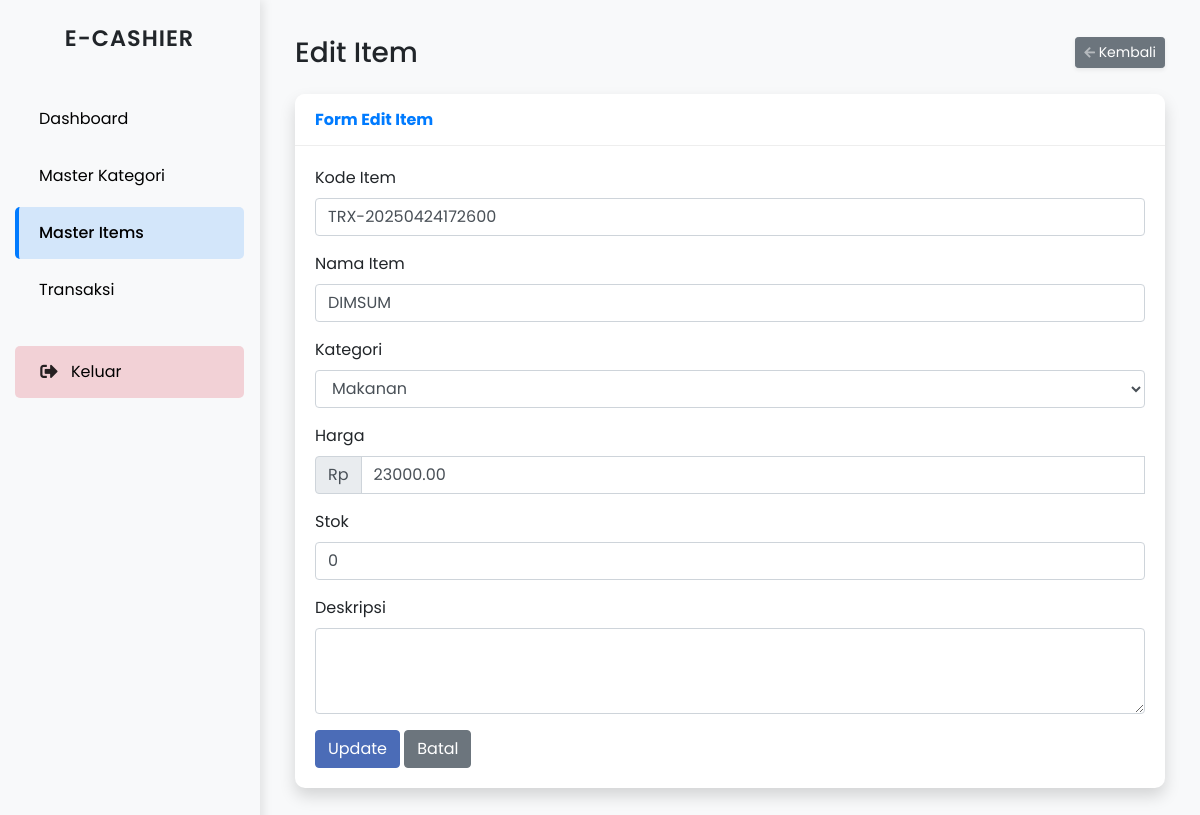
/index.php?page=item_edit&id=5 (signed in), run on the app's committed database.
### tables this page shows
CREATE TABLE `item` (
  `id` int NOT NULL,
  `kode_item` varchar(20) NOT NULL,
  `nama_item` varchar(100) NOT NULL,
  `kategori_id` int DEFAULT NULL,
  `harga` decimal(10,2) NOT NULL,
  `stok` int NOT NULL DEFAULT '0',
  `deskripsi` text,
  `created_at` timestamp NULL DEFAULT CURRENT_TIMESTAMP
);

### index.php (called while the page is built, shortened)
<?php
$page = isset($_GET['page']) ? $_GET['page'] : 'dashboard';
if ($page == 'dashboard') {
    $file_path = 'modules/dashboard/index.php';
} elseif ($page == 'kategori') {
    $file_path = 'modules/kategori/index.php';
} elseif ($page == 'kategori_tambah') {
    $file_path = 'modules/kategori/create.php';
} elseif ($page == 'kategori_edit') {
    $file_path = 'modules/kategori/edit.php';
} elseif ($page == 'item') {
    $file_path = 'modules/item/index.php';
} elseif ($page == 'item_tambah') {
    $file_path = 'modules/item/create.php';
} elseif ($page == 'item_edit') {
    $file_path = 'modules/item/edit.php';
} elseif ($page == 'transaksi') {
    $file_path = 'modules/transaksi/index.php';
} elseif ($page == 'cart') {
    $file_path = 'modules/transaksi/cart.php';
} elseif ($page == 'history') {
    $file_path = 'modules/transaksi/history.php';
} elseif ($page == 'transaksi_detail') {
    $file_path = 'modules/transaksi/detail.php';
} else {
    $file_path = 'modules/dashboard/index.php';
}
include_once 'includes/header.php';
include_once 'includes/sidebar.php';
include($file_path);
include_once 'includes/footer.php';
?>

### modules/item/edit.php (the view, shortened to what this page needs)
<?php
$id = (int)$_GET['id'];
$query = "SELECT * FROM item WHERE id = $id";
$result = mysqli_query($conn, $query);
$item = mysqli_fetch_assoc($result);
?>
<div class="container-fluid">
    <div class="d-sm-flex align-items-center justify-content-between mb-4">
        <h1 class="h3 mb-0 text-gray-800">Edit Item</h1>
        <a href="index.php?page=item" class="d-none d-sm-inline-block btn btn-sm btn-secondary shadow-sm">
            <i class="fas fa-arrow-left fa-sm text-white-50"></i> Kembali
        </a>
    </div>
    <div class="card shadow mb-4">
        <div class="card-header py-3">
            <h6 class="m-0 font-weight-bold text-primary">Form Edit Item</h6>
        </div>
        <div class="card-body">
            <form method="POST" action="" class="needs-validation" novalidate>
                <div class="form-group">
                    <label for="kode_item">Kode Item</label>
                    <input type="text" class="form-control" id="kode_item" name="kode_item" value="<?php echo $item['kode_item']; ?>" required>
                </div>
                <div class="form-group">
                    <label for="nama_item">Nama Item</label>
                    <input type="text" class="form-control" id="nama_item" name="nama_item" value="<?php echo $item['nama_item']; ?>" required>
                </div>
                <div class="form-group">
                    <label for="kategori_id">Kategori</label>
                    <select class="form-control" id="kategori_id" name="kategori_id" required>
                        <?php
                        $kategori_query = "SELECT * FROM kategori ORDER BY nama_kategori ASC";
                        $kategori_result = mysqli_query($conn, $kategori_query);
                        while ($kategori = mysqli_fetch_assoc($kategori_result)) {
                            $selected = ($kategori['id'] == $item['kategori_id']) ? 'selected' : '';
                            echo "<option value='" . $kategori['id'] . "' $selected>" . $kategori['nama_kategori'] . "</option>";
                        }
                        ?>
                    </select>
                </div>
                <div class="form-group">
                    <label for="harga">Harga</label>
                    <div class="input-group">
                        <div class="input-group-prepend">
                            <span class="input-group-text">Rp</span>
                        </div>
                        <input type="number" class="form-control" id="harga" name="harga" min="0" value="<?php echo $item['harga']; ?>" required>
                    </div>
                </div>
                <div class="form-group">
                    <label for="stok">Stok</label>
                    <input type="number" class="form-control" id="stok" name="stok" min="0" value="<?php echo $item['stok']; ?>" required>
                </div>
                <div class="form-group">
                    <label for="deskripsi">Deskripsi</label>
                    <textarea class="form-control" id="deskripsi" name="deskripsi" rows="3"><?php echo $item['deskripsi']; ?></textarea>
                </div>
                <button type="submit" class="btn btn-primary">Update</button>
                <a href="index.php?page=item" class="btn btn-secondary">Batal</a>
            </form>
        </div>
    </div>
</div>

### assets/css/navigation.css (style rules this page uses)
body { font-family: 'Poppins', sans-serif; background-color: #f8f9fa; overflow-x: hidden; margin: 0; padding: 0; }
.card { border-radius: 10px; box-shadow: 0 4px 6px rgba(0, 0, 0, 0.1); margin-bottom: 20px; border: none; }
.card-header { background-color: #fff; border-bottom: 1px solid #eee; font-weight: 600; border-radius: 10px 10px 0 0 !important; }
.card-body { padding: 20px; }
.btn-primary { background-color: #4b6cb7; border-color: #4b6cb7; }

### includes/header.php (style rules this page uses)
* { font-family: 'Poppins', sans-serif; }

### data on the page
item: kode_item "TRX-20250424172600", nama_item "DIMSUM", harga "23000.00", stok "0"

### other printed values
form field kategori_id "Makanan"
